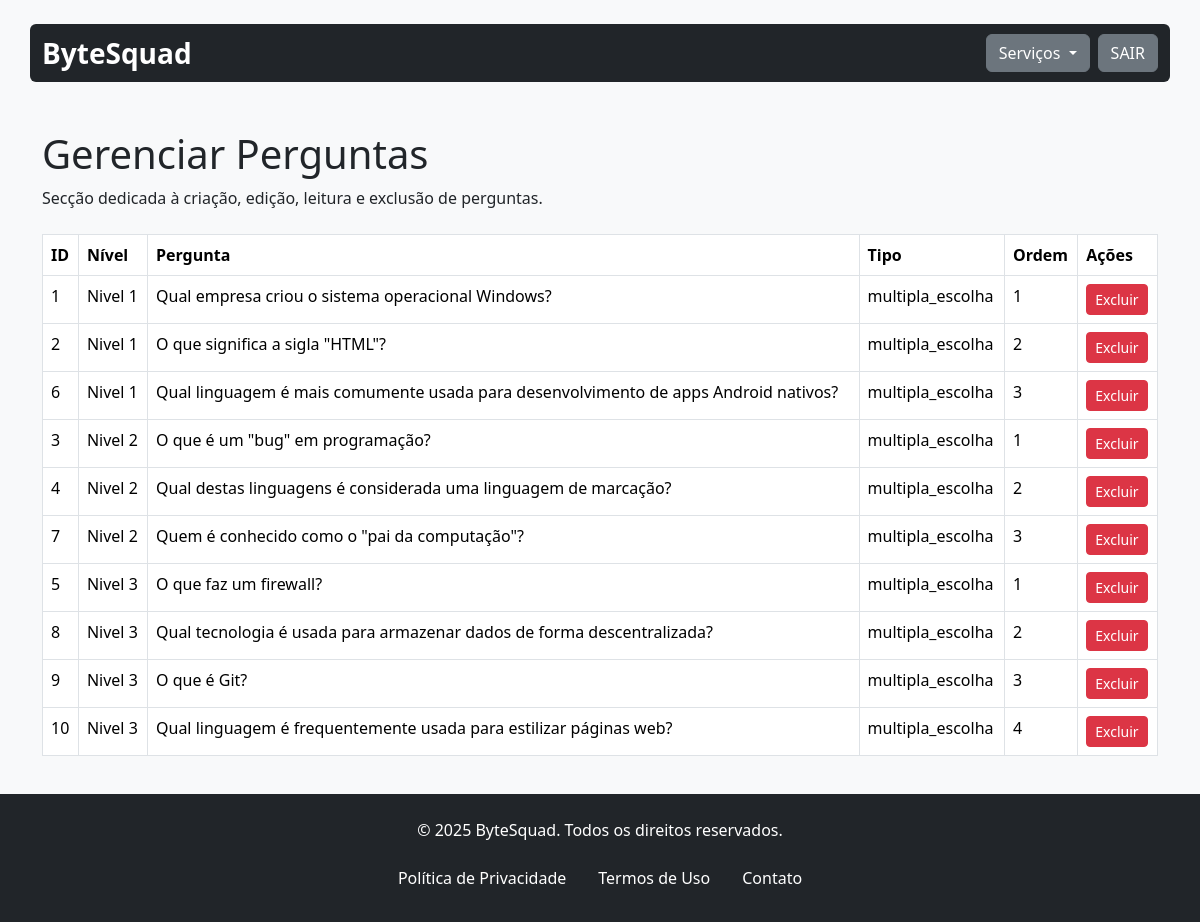
Page /gerenciarPergunta.php (signed in) on the committed database.
### tables this page shows
CREATE TABLE `pergunta` (
  `id_pergunta` int(11) NOT NULL,
  `id_nivel` int(11) NOT NULL,
  `texto_pergunta` text NOT NULL,
  `tipo_pergunta` varchar(50) DEFAULT 'multipla_escolha',
  `ordem` int(11) DEFAULT 1
);

CREATE TABLE `nivel` (
  `id_nivel` int(11) NOT NULL,
  `nome_nivel` varchar(20) NOT NULL,
  `tempo_nivel` int(11) NOT NULL,
  `dificuldade` varchar(30) NOT NULL,
  `id_administrativo` int(11) DEFAULT NULL,
  `xp_necessario` int(11) DEFAULT NULL,
  `nivel_requerido` int(11) DEFAULT 1
);

### assets/classes/perguntas.class.php (called while the page is built, shortened)
<?php
require_once 'conexao.class.php';
class Perguntas
{
    private $con;
    public function __construct()
    {
        $this->con = new Conexao();
    }
    public function listar($id_nivel = null)
    {
        try {
            if ($id_nivel) {
                $sql = $this->con->conectar()->prepare("SELECT * FROM pergunta WHERE id_nivel = :id_nivel ORDER BY ordem ASC");
                $sql->bindParam(':id_nivel', $id_nivel, PDO::PARAM_INT);
            } else {
                $sql = $this->con->conectar()->prepare("SELECT * FROM pergunta ORDER BY id_nivel, ordem ASC");
            }
            $sql->execute();
            return $sql->fetchAll(PDO::FETCH_ASSOC);
        } catch (PDOException $ex) {
            echo "ERRO: " . $ex->getMessage();
        }
    }
}

### assets/classes/conexao.class.php (called while the page is built)
<?php
class Conexao{
    private $servidor;
    private $senha;
    private $usuario;
    private $banco;
    private static $pdo;
    public function __construct(){
        $this->servidor = "localhost";
        $this->banco = "bytesquad";
        $this->senha = "";
        $this->usuario = "root";
    }
    public function conectar(){
        try{
            if(is_null(self::$pdo)){
                self::$pdo = new PDO("mysql:host=".$this->servidor."; dbname=".$this->banco, $this->usuario, $this->senha);
            }
            return self::$pdo;
        } catch(PDOException $ex){
            echo $ex->getMessage();
        }
    }
}

### assets/classes/niveis.class.php (called while the page is built, shortened)
<?php
require_once 'conexao.class.php';
class Niveis
{
    private $con;
    public function __construct()
    {
        $this->con = new Conexao();
    }
    public function buscarNivel($id_nivel) {
        try {
            $sql = $this->con->conectar()->prepare("SELECT * FROM nivel WHERE id_nivel = :id");
            $sql->bindParam(':id', $id_nivel, PDO::PARAM_INT);
            $sql->execute();
            return $sql->fetch(PDO::FETCH_ASSOC);
        } catch (PDOException $ex) {
            error_log("ERRO: " . $ex->getMessage());
            return false;
        }
    }
}

### assets/classes/administrador.class.php (called while the page is built, shortened)
<?php
require_once 'conexao.class.php';
class Administrador
{
    private $permissoes;
    private $con;
    public function __construct()
    {
        $this->con = new Conexao();
    }
    public function setUsuario($id)
    {
        $sql = $this->con->conectar()->prepare("SELECT * FROM administrativo WHERE id_administrativo = :id");
        $sql->bindValue(":id", $id);
        $sql->execute();
        if ($sql->rowCount() > 0) {
            $sql = $sql->fetch();
            $this->permissoes = explode(', ', $sql['permissoes_admin']);
        }
    }
    public function temPermissoes($permissao)
    {
        if (isset($_SESSION['Logado'])) {
            $id = $_SESSION['Logado'];
            $this->setUsuario($id);
            return in_array($permissao, $this->permissoes);
        }
        return false;
    }
}

### gerenciarPergunta.php (the view, shortened to what this page needs)
<?php
include 'assets/inc/header.inc.php';
include 'assets/classes/perguntas.class.php';
include 'assets/classes/niveis.class.php';
$pergunta = new Perguntas();
$nivel = new Niveis();
require_once './assets/classes/administrador.class.php';
$admin = new Administrador();
?>
<main class="container mt-5">
    <div class="header-content mb-4">
        <h1>Gerenciar Perguntas</h1>
        <p>Secção dedicada à criação, edição, leitura e exclusão de perguntas.</p>
    </div>
    <div class="table-responsive mb-4">
        <table class="table table-bordered table-hover">
            <thead class="thead-light">
                <tr>
                    <th>ID</th>
                    <th>Nível</th>
                    <th>Pergunta</th>
                    <th>Tipo</th>
                    <th>Ordem</th>
                    <th>Ações</th>
                </tr>
            </thead>
            <tbody>
                <?php
                $lista = $pergunta->listar();
                foreach ($lista as $item):
                    $nivelInfo = $nivel->buscarNivel($item['id_nivel']);
                ?>
                    <tr>
                        <td><?php echo $item['id_pergunta']; ?></td>
                        <td><?php echo $nivelInfo ? $nivelInfo['nome_nivel'] : 'Nível não encontrado'; ?></td>
                        <td><?php echo $item['texto_pergunta']; ?></td>
                        <td><?php echo $item['tipo_pergunta']; ?></td>
                        <td><?php echo $item['ordem']; ?></td>
                        <td>
                            <?php if ($admin->temPermissoes('EDIT')): ?>
                                <button type="button" class="btn btn-primary" data-bs-toggle="modal"
                                    data-bs-target="#editarModal<?php echo $item['id_pergunta']; ?>">
                                    Editar
                                </button>
                            <?php endif; ?>
                            <?php if ($admin->temPermissoes('DELETE')): ?>
                                <a href="deletarPergunta.php?id_pergunta=<?php echo $item['id_pergunta']; ?>"
                                    class="btn btn-sm btn-danger"
                                    onclick="return confirm('Você tem certeza que deseja excluir esta pergunta?')">Excluir</a>
                            <?php endif; ?>
                        </td>
                    </tr>
                <?php endforeach ?>
            </tbody>
        </table>
    </div>
</main>
<?php include 'assets/inc/footer.inc.php'; ?>
</body>
</html>

### assets/inc/header.inc.php (style rules this page uses)
html { height: 100%; }
body { position: relative; margin: 0; min-height: 100%; padding-bottom: 7.85rem; }

### rows in the picture
pergunta: id_pergunta "1", id_nivel.nome_nivel "Nivel 1", texto_pergunta "Qual empresa criou o sistema operacional Windows?", tipo_pergunta "multipla_escolha", ordem "1"
pergunta: id_pergunta "2", id_nivel.nome_nivel "Nivel 1", texto_pergunta "O que significa a sigla \"HTML\"?", tipo_pergunta "multipla_escolha", ordem "2"
pergunta: id_pergunta "6", id_nivel.nome_nivel "Nivel 1", texto_pergunta "Qual linguagem é mais comumente usada para desenvolvimento de apps Android nativos?", tipo_pergunta "multipla_escolha", ordem "3"
pergunta: id_pergunta "3", id_nivel.nome_nivel "Nivel 2", texto_pergunta "O que é um \"bug\" em programação?", tipo_pergunta "multipla_escolha", ordem "1"
pergunta: id_pergunta "4", id_nivel.nome_nivel "Nivel 2", texto_pergunta "Qual destas linguagens é considerada uma linguagem de marcação?", tipo_pergunta "multipla_escolha", ordem "2"
pergunta: id_pergunta "7", id_nivel.nome_nivel "Nivel 2", texto_pergunta "Quem é conhecido como o \"pai da computação\"?", tipo_pergunta "multipla_escolha", ordem "3"
pergunta: id_pergunta "5", id_nivel.nome_nivel "Nivel 3", texto_pergunta "O que faz um firewall?", tipo_pergunta "multipla_escolha", ordem "1"
pergunta: id_pergunta "8", id_nivel.nome_nivel "Nivel 3", texto_pergunta "Qual tecnologia é usada para armazenar dados de forma descentralizada?", tipo_pergunta "multipla_escolha", ordem "2"
pergunta: id_pergunta "9", id_nivel.nome_nivel "Nivel 3", texto_pergunta "O que é Git?", tipo_pergunta "multipla_escolha", ordem "3"
pergunta: id_pergunta "10", id_nivel.nome_nivel "Nivel 3", texto_pergunta "Qual linguagem é frequentemente usada para estilizar páginas web?", tipo_pergunta "multipla_escolha", ordem "4"
